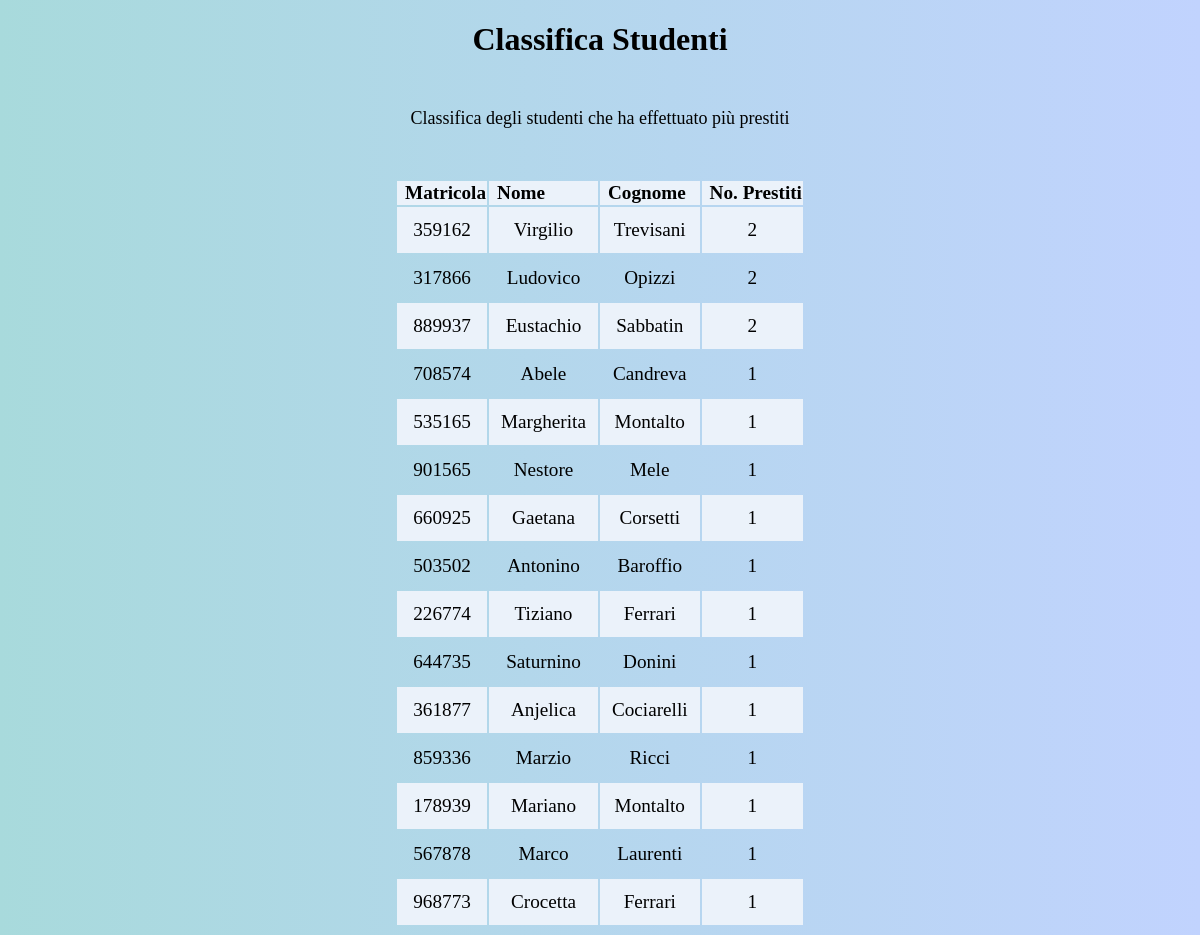
/classifica_studenti.php, run on the app's committed database.
### tables this page shows
CREATE TABLE `STUDENTE` (
  `MATRICOLA` int NOT NULL,
  `NOME` varchar(20) NOT NULL,
  `COGNOME` varchar(20) NOT NULL,
  `INDIRIZZO` varchar(50) DEFAULT NULL,
  `NUMERO_TELEFONICO` varchar(12) DEFAULT NULL,
  PRIMARY KEY (`MATRICOLA`)
);

### classifica_studenti.php (the view, shortened to what this page needs)
<?php include 'connessione.php'; ?>
<!DOCTYPE html>
<html>
<head>
    <link rel="stylesheet" href="style.css" />
</head>
<body>
    <h1>Classifica Studenti</h1>
    <p>Classifica degli studenti che ha effettuato più prestiti</p>
    <?php
    $sql_studente = "SELECT STUDENTE.MATRICOLA, STUDENTE.NOME, STUDENTE.COGNOME
                    FROM PRESTITO INNER JOIN STUDENTE ON PRESTITO.CODICE_MATRICOLA=STUDENTE.MATRICOLA
                    GROUP BY STUDENTE.MATRICOLA, STUDENTE.NOME, STUDENTE.COGNOME
                    HAVING COUNT(*) >= 1
                    ORDER BY COUNT(*) DESC;
                    ";
    $query_studente = mysqli_query($link, $sql_studente);
    $sql_count = "SELECT COUNT(*)
                    FROM PRESTITO INNER JOIN STUDENTE ON PRESTITO.CODICE_MATRICOLA=STUDENTE.MATRICOLA
                    GROUP BY STUDENTE.MATRICOLA
                    ORDER BY COUNT(*) DESC;";
    $query_count =  mysqli_query($link, $sql_count);
    ?>
    <table>
        <thead>
            <tr>
                <th>Matricola</th>
                <th>Nome</th>
                <th>Cognome</th>
                <th>No. Prestiti</th>
            </tr>
        </thead>
        <tbody>
            <?php while ($row = mysqli_fetch_array($query_studente, MYSQLI_ASSOC)) :
                $row_c = mysqli_fetch_array($query_count, MYSQLI_ASSOC) ?>
                <tr>
                    <td><?php echo "{$row['MATRICOLA']}"; ?></td>
                    <td><?php echo "{$row['NOME']}"; ?></td>
                    <td><?php echo "{$row['COGNOME']}"; ?></td>
                    <td><?php echo "{$row_c['COUNT(*)']}"; ?></td>
                </tr>
            <?php endwhile ?>
        </tbody>
    </table>
</body>
</html>

### style.css (style rules this page uses)
body { background-image: linear-gradient(90deg, #a8dadc, #c1d3fe); }
h1 { text-align: center; margin-bottom: 50px; }
p { font-size: 18px; text-align: center; }
table { margin-left: auto; margin-right: auto; margin-top: 50px; }
tbody { margin: 50px; }
tr { font-size: larger; text-align: center; }
td { padding: 12px; }
tr:nth-child(odd) { background-color: #ebf2fa; }
th { text-align: left; padding-left: 8px; }

### data on the page
studente: MATRICOLA "359162", NOME "Virgilio", COGNOME "Trevisani", COUNT "2"
studente: MATRICOLA "317866", NOME "Ludovico", COGNOME "Opizzi", COUNT "2"
studente: MATRICOLA "889937", NOME "Eustachio", COGNOME "Sabbatin", COUNT "2"
studente: MATRICOLA "708574", NOME "Abele", COGNOME "Candreva", COUNT "1"
studente: MATRICOLA "535165", NOME "Margherita", COGNOME "Montalto", COUNT "1"
studente: MATRICOLA "901565", NOME "Nestore", COGNOME "Mele", COUNT "1"
studente: MATRICOLA "660925", NOME "Gaetana", COGNOME "Corsetti", COUNT "1"
studente: MATRICOLA "503502", NOME "Antonino", COGNOME "Baroffio", COUNT "1"
studente: MATRICOLA "226774", NOME "Tiziano", COGNOME "Ferrari", COUNT "1"
studente: MATRICOLA "644735", NOME "Saturnino", COGNOME "Donini", COUNT "1"
studente: MATRICOLA "361877", NOME "Anjelica", COGNOME "Cociarelli", COUNT "1"
studente: MATRICOLA "859336", NOME "Marzio", COGNOME "Ricci", COUNT "1"
studente: MATRICOLA "178939", NOME "Mariano", COGNOME "Montalto", COUNT "1"
studente: MATRICOLA "567878", NOME "Marco", COGNOME "Laurenti", COUNT "1"
studente: MATRICOLA "968773", NOME "Crocetta", COGNOME "Ferrari", COUNT "1"
